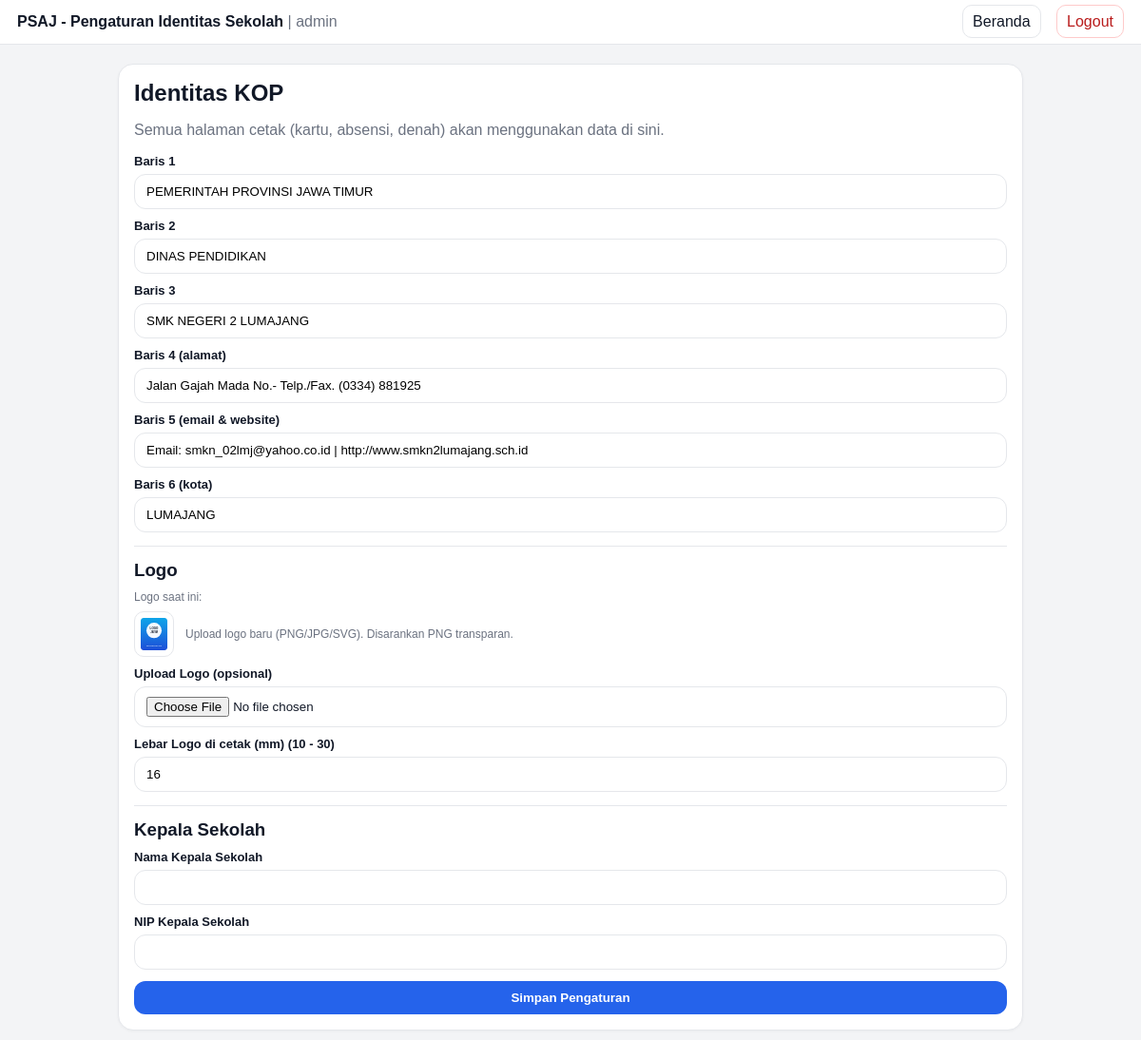
The page /admin/settings_school.php (signed in) on the database its author committed.
### tables this page shows
CREATE TABLE `school_profile` (
  `id` int NOT NULL,
  `line1` varchar(150) NOT NULL,
  `line2` varchar(150) NOT NULL,
  `line3` varchar(150) NOT NULL,
  `line4` varchar(200) NOT NULL,
  `line5` varchar(200) NOT NULL,
  `line6` varchar(150) NOT NULL,
  `logo` varchar(255) DEFAULT NULL,
  `logo_width_mm` int DEFAULT '16',
  `kepala_sekolah` varchar(150) NOT NULL,
  `nip_kepala` varchar(50) NOT NULL,
  `updated_at` timestamp NULL DEFAULT CURRENT_TIMESTAMP ON UPDATE CURRENT_TIMESTAMP
);

### config/bootstrap.php (called while the page is built, shortened)
<?php
require_once __DIR__ . '/school.php';
function url(string $path): string {
    return (BASE_URL ?: '') . $path;
}
function e(string $s): string {
    return htmlspecialchars($s, ENT_QUOTES, 'UTF-8');
}
?>

### config/school.php (called while the page is built, shortened)
<?php
function school_settings(): array {
    static $cache = null;
    if ($cache !== null) return $cache;
    try {
        $pdo = db();
        $row = $pdo->query("SELECT * FROM school_profile WHERE id=1 LIMIT 1")->fetch(PDO::FETCH_ASSOC);
    } catch (Throwable $e) {
        $row = null;
    }
    $defaults = [
        'id' => 1,
        'line1' => 'PEMERINTAH PROVINSI JAWA TIMUR',
        'line2' => 'DINAS PENDIDIKAN',
        'line3' => 'SMK NEGERI 2 LUMAJANG',
        'line4' => 'Jalan Gajah Mada No.- Telp./Fax. (0334) 881925',
        'line5' => 'Email : smkn_02lmj@yahoo.co.id | http://www.smkn2lumajang.sch.id',
        'line6' => 'LUMAJANG',
        'logo_filename' => 'logo-jatim.svg',
        'logo_width_mm' => 16,
        'kepsek_nama' => 'Muhammad Saiful Bahri, S.Ag, M.Pd.I',
        'kepsek_nip' => '197401052003121004',
    ];
    $cache = $row ? array_merge($defaults, $row) : $defaults;
    return $cache;
}
function school_logo_url(): string {
    $s = school_settings();
    $fn = trim((string)($s['logo_filename'] ?? ''));
    if ($fn !== '' && file_exists(__DIR__ . '/../assets/' . $fn)) {
        return url('/assets/' . rawurlencode($fn)) . '?v=' . @filemtime(__DIR__ . '/../assets/' . $fn);
    }
    return url('/assets/logo-jatim.svg');
}

### admin/settings_school.php (the view, shortened to what this page needs)
<?php
$pdo = db();
$pdo->exec("INSERT IGNORE INTO school_profile (id, line1, line2, line3, line4, line5, line6, logo_filename, logo_width_mm, kepsek_nama, kepsek_nip)
            VALUES (1,'','','','','','', 'logo-jatim.svg', 16, '', '')");
$s = school_settings();
$s = $pdo->query("SELECT * FROM school_profile WHERE id=1 LIMIT 1")->fetch(PDO::FETCH_ASSOC) ?: school_settings();
?>
<!doctype html>
<html lang="id">
<head>
  <link rel="stylesheet" href="<?= url('/assets/style.css') ?>">
</head>
<body class="page">
  <header class="topbar">
    <div>
      <strong>PSAJ - Pengaturan Identitas Sekolah</strong>
      <span class="muted">| <?= e($_SESSION['username'] ?? '') ?></span>
    </div>
    <nav>
      <a href="<?= url('/admin/dashboard.php') ?>">Beranda</a>
      <a class="danger" href="<?= url('/auth/logout.php') ?>">Logout</a>
    </nav>
  </header>
  <main class="container">
    <section class="panel">
      <h2>Identitas KOP</h2>
      <p class="muted">Semua halaman cetak (kartu, absensi, denah) akan menggunakan data di sini.</p>
      <form method="post" enctype="multipart/form-data">
        <label>Baris 1</label>
        <input type="text" name="line1" value="<?= e($s['line1'] ?? '') ?>" required>
        <label>Baris 2</label>
        <input type="text" name="line2" value="<?= e($s['line2'] ?? '') ?>" required>
        <label>Baris 3</label>
        <input type="text" name="line3" value="<?= e($s['line3'] ?? '') ?>" required>
        <label>Baris 4 (alamat)</label>
        <input type="text" name="line4" value="<?= e($s['line4'] ?? '') ?>" required>
        <label>Baris 5 (email & website)</label>
        <input type="text" name="line5" value="<?= e($s['line5'] ?? '') ?>" required>
        <label>Baris 6 (kota)</label>
        <input type="text" name="line6" value="<?= e($s['line6'] ?? '') ?>" required>
        <hr style="border:none;border-top:1px solid var(--border); margin:14px 0;">
        <h3 style="margin-top:0;">Logo</h3>
        <div class="muted small">Logo saat ini:</div>
        <div style="margin:8px 0 10px; display:flex; gap:12px; align-items:center;">
          <img src="<?= school_logo_url() ?>" alt="logo" style="width:42px;height:auto;border:1px solid var(--border);border-radius:10px;padding:6px;background:#fff;">
          <div class="muted small">Upload logo baru (PNG/JPG/SVG). Disarankan PNG transparan.</div>
        </div>
        <label>Upload Logo (opsional)</label>
        <input type="file" name="logo" accept=".png,.jpg,.jpeg,.svg">
        <label>Lebar Logo di cetak (mm) (10 - 30)</label>
        <input type="text" name="logo_width_mm" value="<?= e((string)($s['logo_width_mm'] ?? 16)) ?>">
        <hr style="border:none;border-top:1px solid var(--border); margin:14px 0;">
        <h3 style="margin-top:0;">Kepala Sekolah</h3>
        <label>Nama Kepala Sekolah</label>
        <input type="text" name="kepsek_nama" value="<?= e($s['kepsek_nama'] ?? '') ?>">
        <label>NIP Kepala Sekolah</label>
        <input type="text" name="kepsek_nip" value="<?= e($s['kepsek_nip'] ?? '') ?>">
        <button type="submit">Simpan Pengaturan</button>
      </form>
    </section>
  </main>
</body>
</html>

### assets/style.css (style rules this page uses)
:root { --border:#e5e7eb; --text:#111827; --muted:#6b7280; --danger:#b91c1c; --bg:#f3f4f6; --card:#ffffff; --primary:#2563eb; --primary-dark:#1d4ed8; --primary-soft:rgba(37,99,235,.10); }
* { box-sizing: border-box; }
body.page { margin:0; font-family: Arial, Helvetica, sans-serif; color: var(--text); background: var(--bg); }
a { color: inherit; text-decoration: none; }
.container { max-width: 980px; margin: 20px auto; padding: 0 14px; }
.topbar { display:flex; justify-content: space-between; align-items:center; padding: 14px 18px; background: var(--card); border-bottom:1px solid var(--border); position: sticky; top:0; }
.topbar nav a { margin-left: 12px; padding: 8px 10px; border-radius: 10px; border:1px solid var(--border); background: #fff; }
.topbar nav a.danger { border-color: #fecaca; color: var(--danger); }
.panel { background: var(--card); border:1px solid var(--border); border-radius: 16px; padding: 16px; margin-bottom: 16px; box-shadow: 0 1px 3px rgba(0,0,0,.04); }
h1,h2,h3 { margin: 0 0 10px; }
.muted { color: var(--muted); }
.small { font-size: 12px; }
label { display:block; margin: 10px 0 6px; font-weight: 700; font-size: 13px; }
input[type=text], input[type=password], input[type=file] { width: 100%; padding: 10px 12px; border:1px solid var(--border); border-radius: 12px; background: #fff; }
button { margin-top: 12px; width: 100%; padding: 10px 12px; border: 0; border-radius: 12px; background: var(--primary); color: #fff; cursor: pointer; font-weight: 800; }

### rows shown on the page
school_profile: line1 "PEMERINTAH PROVINSI JAWA TIMUR", line2 "DINAS PENDIDIKAN", line3 "SMK NEGERI 2 LUMAJANG", line4 "Jalan Gajah Mada No.- Telp./Fax. (0334) 881925", line5 "Email: smkn_02lmj@yahoo.co.id | http://www.smkn2lumajang.sch.id", line6 "LUMAJANG", logo_width_mm "16"

### other values the page prints
$_SESSION['username'] "admin"
